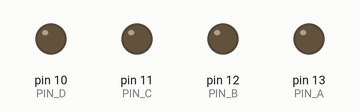
The sketch below on a simulated Arduino Uno, built with avr-gcc and run on an emulated ATmega328P. On the bench: output pins drawn as LEDs (lit = HIGH).

Above: at 0.09 s.
At 0.29 s:
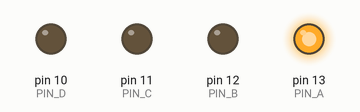
At 0.47 s:
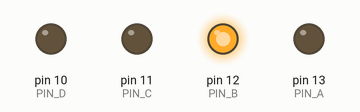
At 0.66 s:
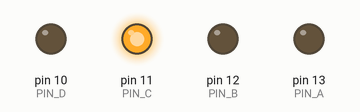
At 7.4 s:
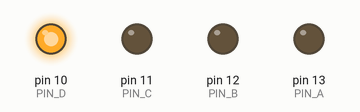
At 16.09 s:
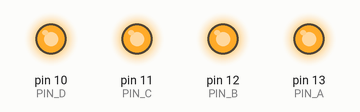
Timing chart, 0 to 21.1 s (numbered marks = the images above):
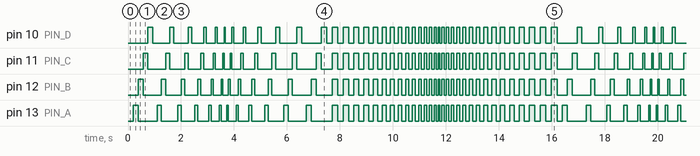

Measured:
- by itself, pin 10 (PIN_D), pin 11 (PIN_C), pin 12 (PIN_B), pin 13 (PIN_A): moves between LOW and HIGH, repeating every 16.2 s
- by itself, everything shown: repeats every 16.2 s, in 120 steps

The sketch:

christmas_lights.ino
```cpp
/*
Program: Christmas lights
Version: 0.1
Author: oxfn@ya.ru
 */
#include <math.h>

#define PIN_A 13
#define PIN_B 12
#define PIN_C 11
#define PIN_D 10
#define DELAY_MAX 200
#define DELAY_MIN 50
#define DELAY_STEP 5
#define MODE_RUN 0x01
#define MODE_STROBE 0x02
#define POWER_OFF 0x00
#define POWER_ON 0x01

unsigned short int g_power = POWER_ON;
unsigned short int g_mode = MODE_STROBE;
unsigned short int g_delay = DELAY_MAX;
unsigned short int g_state = 0;
short int g_delay_mode = -1;
//unsigned short int

// the setup function runs once when you press reset or power the board
void setup() {
  // initialize digital pins
  pinMode(PIN_A, OUTPUT);
  pinMode(PIN_B, OUTPUT);
  pinMode(PIN_C, OUTPUT);
  pinMode(PIN_D, OUTPUT);
}

// the loop function runs over and over again forever
void loop() {

  // Change delay mode
  if (g_delay >= DELAY_MAX) {
    g_delay_mode = -1;

    // Change operation mode
    if (g_mode == MODE_RUN) {
      g_mode = MODE_STROBE;
    } else {
      g_mode = MODE_RUN;
    }

    // Reset state
    g_state = 0;
  } else if (g_delay <= DELAY_MIN) {
    g_delay_mode = 1;
  }

  // Operate in strobe mode
  if (g_mode == MODE_STROBE) {
    if (g_state == 0x01) {
      digitalWrite(PIN_A, HIGH);
      digitalWrite(PIN_B, HIGH);
      digitalWrite(PIN_C, HIGH);
      digitalWrite(PIN_D, HIGH);
      g_state = 0x00;
    } else {
      digitalWrite(PIN_A, LOW);
      digitalWrite(PIN_B, LOW);
      digitalWrite(PIN_C, LOW);
      digitalWrite(PIN_D, LOW);
      g_state = 0x01;
    }
  } else if (g_mode = MODE_RUN) {

    // PIN A
    if (g_state == 1) {
      digitalWrite(PIN_A, HIGH);
      g_state = 2;
    } else {
      digitalWrite(PIN_A, LOW);

      // PIN B
      if (g_state == 2) {
        digitalWrite(PIN_B, HIGH);
        g_state = 4;
      } else {
        digitalWrite(PIN_B, LOW);

        // PIN C
        if (g_state == 4) {
          digitalWrite(PIN_C, HIGH);
          g_state = 8;
        } else {
          digitalWrite(PIN_C, LOW);

          // PIN D
          if (g_state == 8) {
            digitalWrite(PIN_D, HIGH);
            g_state = 0;
          } else {
            digitalWrite(PIN_D, LOW);
            if (g_state == 0) {
              g_state = 1;
            }
          }
        }
      }
    }
  }

  // Update delay
  g_delay += DELAY_STEP * g_delay_mode;

  // Delay
  if (g_mode == MODE_STROBE) {
    delay(g_delay + 20);
  } else {
    delay(g_delay);
  }
}
```
